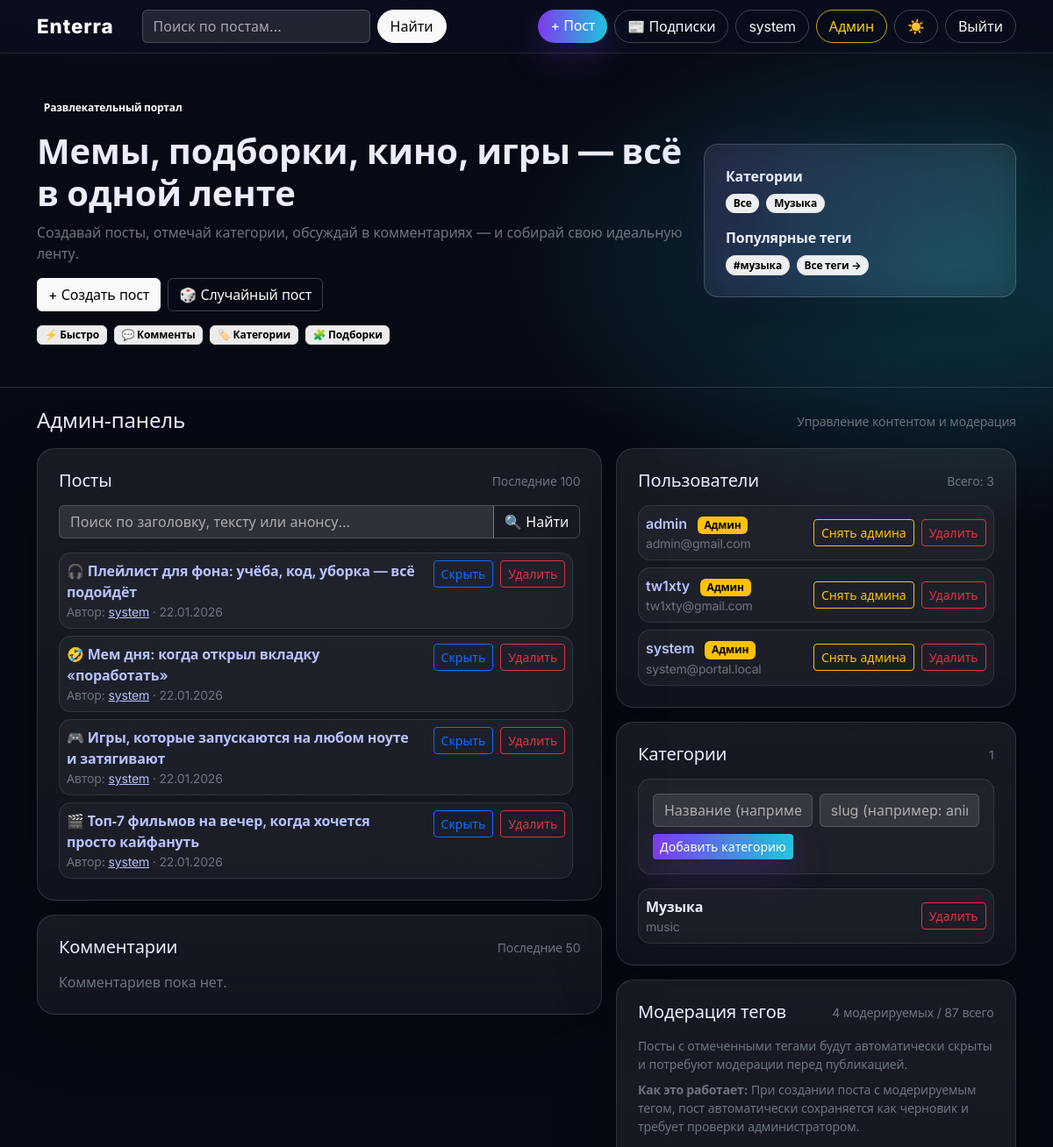
Page /admin (signed in, upper part) on the earlier database version.
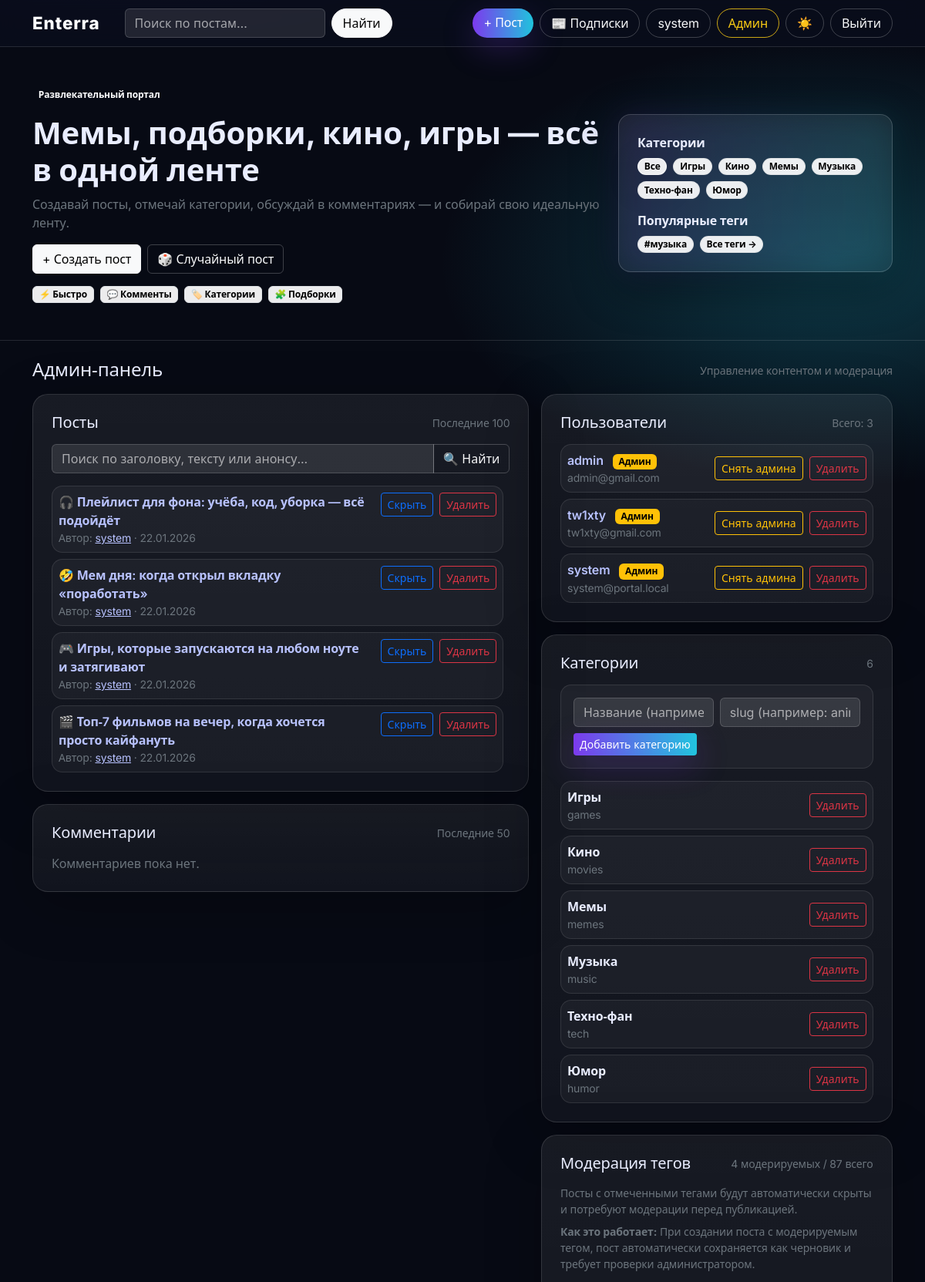
Same page on the later database version.
### portal/models.py (models this page shows, shortened)
class Category(db.Model):
    id = db.Column(db.Integer, primary_key=True)
    slug = db.Column(db.String(64), unique=True, nullable=False, index=True)
    title = db.Column(db.String(64), unique=True, nullable=False)

class Tag(db.Model):
    id = db.Column(db.Integer, primary_key=True)
    name = db.Column(db.String(32), unique=True, nullable=False, index=True)
    slug = db.Column(db.String(32), unique=True, nullable=False, index=True)
    created_at = db.Column(db.DateTime, default=lambda: datetime.now(timezone.utc), nullable=False)

class Post(db.Model):
    id = db.Column(db.Integer, primary_key=True)
    title = db.Column(db.String(140), nullable=False)
    summary = db.Column(db.String(240), nullable=True)
    body = db.Column(db.Text, nullable=False)
    cover_emoji = db.Column(db.String(8), nullable=True)
    media_path = db.Column(db.String(255), nullable=True)
    media_type = db.Column(db.String(16), nullable=True)
    is_published = db.Column(db.Boolean, default=True, nullable=False)
    views = db.Column(db.Integer, default=0, nullable=False)  # Счетчик просмотров
    created_at = db.Column(db.DateTime, default=lambda: datetime.now(timezone.utc), nullable=False, index=True)
    updated_at = db.Column(db.DateTime, default=lambda: datetime.now(timezone.utc), nullable=False)
    author_id = db.Column(db.Integer, db.ForeignKey("user.id"), nullable=False, index=True)
    categories = db.relationship("Category", secondary=post_categories, lazy="subquery")
    tags = db.relationship("Tag", secondary=post_tags, lazy="subquery")
    comments = db.relationship("Comment", backref="post", lazy=True, cascade="all, delete-orphan")
    likes = db.relationship("PostLike", backref="post", lazy=True, cascade="all, delete-orphan")
    tracks = db.relationship("Track", backref="post", lazy=True, cascade="all, delete-orphan", order_by="Track.order")

class User(db.Model, UserMixin):
    id = db.Column(db.Integer, primary_key=True)
    username = db.Column(db.String(32), unique=True, nullable=False, index=True)
    email = db.Column(db.String(255), unique=True, nullable=False, index=True)
    password_hash = db.Column(db.String(255), nullable=False)
    is_admin = db.Column(db.Boolean, default=False, nullable=False)
    created_at = db.Column(db.DateTime, default=lambda: datetime.now(timezone.utc), nullable=False)
    avatar_path = db.Column(db.String(255), nullable=True)
    bio = db.Column(db.String(500), nullable=True)
    is_private = db.Column(db.Boolean, default=False, nullable=False)
    theme_preference = db.Column(db.String(16), default="dark", nullable=False)  # dark, light, auto
    posts = db.relationship("Post", backref="author", lazy=True, cascade="all, delete-orphan")
    comments = db.relationship("Comment", backref="author", lazy=True, cascade="all, delete-orphan")
    likes = db.relationship("PostLike", backref="user", lazy=True, cascade="all, delete-orphan")
    achievements = db.relationship("UserAchievement", backref="user", lazy=True, cascade="all, delete-orphan")
    quiz_results = db.relationship("QuizResult", backref="user", lazy=True, cascade="all, delete-orphan")
    following = db.relationship(
        "Follow",
        foreign_keys="Follow.follower_id",
        backref="follower",
        lazy="dynamic",
        cascade="all, delete-orphan",
    )
    followers = db.relationship(
        "Follow",
        foreign_keys="Follow.followed_id",
        backref="followed",
        lazy="dynamic",
        cascade="all, delete-orphan",
    )

### portal/routes.py (the view, shortened to what this page needs)
@bp.get("/admin")
@login_required
@admin_required
def admin():
    post_search = request.args.get("post_search", "").strip()
    posts_query = Post.query
    posts = posts_query.order_by(Post.created_at.desc()).limit(100).all()
    users = User.query.order_by(User.created_at.desc()).all()
    users_dict = {u.id: u for u in users}
    categories = Category.query.order_by(Category.title.asc()).all()
    comments = Comment.query.order_by(Comment.created_at.desc()).limit(50).all()
    category_form = CategoryForm()
    auto_settings = ModerationSettings.query.first()
    auto_enabled = not auto_settings or bool(auto_settings.auto_enabled)
    moderation_logs = (
        ModerationLog.query.order_by(ModerationLog.created_at.desc())
        .limit(50)
        .all()
    )
    all_tags = Tag.query.order_by(Tag.name.asc()).all()
    moderated_tag_ids = {mt.tag_id for mt in ModeratedTag.query.all()}
    return render_template(
        "admin.html",
        posts=posts,
        users=users,
        users_dict=users_dict,
        categories=categories,
        comments=comments,
        category_form=category_form,
        bad_words_sorted=sorted(BAD_WORDS),
        auto_enabled=auto_enabled,
        moderation_logs=moderation_logs,
        all_tags=all_tags,
        moderated_tag_ids=moderated_tag_ids,
        post_search=post_search,
    )

### portal/forms.py
class CategoryForm(FlaskForm):
    title = StringField("Название", validators=[DataRequired(), Length(min=2, max=64)])
    slug = StringField("Slug", validators=[DataRequired(), Length(min=2, max=64)])

class SearchForm(FlaskForm):
    q = StringField("Поиск", validators=[DataRequired(), Length(min=1, max=80)])

### portal/models.py (called while the page is built)
@login_manager.user_loader
def load_user(user_id: str):
    return db.session.get(User, int(user_id))

### portal/routes.py (called while the page is built)
def admin_required(view):
    @wraps(view)
    def wrapped(*args, **kwargs):
        if not current_user.is_authenticated or not current_user.is_admin:
            flash("Нужны права администратора.", "warning")
            return redirect(url_for("main.index"))
        return view(*args, **kwargs)
    return wrapped

### portal/templates/admin.html (shortened to what the changed rows need)
{% extends "base.html" %}
{% block content %}
  <div class="mt-4">
    <div class="row g-3">
      <div class="col-lg-7">
        <div class="portal-panel p-3 p-lg-4">
          <div class="d-flex flex-column gap-2" style="max-height: 600px; overflow-y: auto; padding-right: 0.5rem;">
            {% for p in posts %}
              <div class="portal-admin-row p-2">
                <div class="d-flex justify-content-between gap-2">
                  <div class="me-2 flex-grow-1 min-w-0">
                    <div class="fw-semibold">
                      <a href="{{ url_for('main.post_detail', post_id=p.id) }}" class="text-decoration-none">{{ p.cover_emoji or "✨" }} {{ p.title }}</a>
                    </div>
                    <div class="text-secondary small">
                      Автор: <a href="{{ url_for('main.profile', username=p.author.username) }}">{{ p.author.username }}</a>
                      · {{ p.created_at.strftime("%d.%m.%Y") }}
                    </div>
                  </div>
                  <div class="d-flex gap-2 flex-shrink-0">
                    <form method="post" action="{{ url_for('main.admin_toggle_post', post_id=p.id) }}">
                      <button class="btn btn-sm btn-outline-primary" type="submit">
                        {% if p.is_published %}Скрыть{% else %}Показать{% endif %}
                      </button>
                    </form>
                    <form method="post" action="{{ url_for('main.admin_delete_post', post_id=p.id) }}" onsubmit="return confirm('Удалить пост?');">
                      <button class="btn btn-sm btn-outline-danger" type="submit">Удалить</button>
                    </form>
                  </div>
                </div>
              </div>
            {% endfor %}
          </div>
        </div>
      </div>
      <div class="col-lg-5">
        <div class="portal-panel p-3 p-lg-4">
          <div class="d-flex flex-column gap-2">
            {% for u in users %}
              <div class="portal-admin-row p-2">
                <div class="d-flex justify-content-between align-items-center gap-2">
                  <div>
                    <div class="fw-semibold">
                      <a href="{{ url_for('main.profile', username=u.username) }}" class="text-decoration-none">{{ u.username }}</a>
                      {% if u.is_admin %}<span class="badge text-bg-warning ms-2">Админ</span>{% endif %}
                    </div>
                    <div class="text-secondary small">{{ u.email }}</div>
                  </div>
                  <div class="d-flex gap-2">
                    <form method="post" action="{{ url_for('main.admin_toggle_user', user_id=u.id) }}">
                      <button class="btn btn-sm btn-outline-warning" type="submit">
                        {% if u.is_admin %}Снять админа{% else %}Сделать админом{% endif %}
                      </button>
                    </form>
                    <form method="post" action="{{ url_for('main.admin_delete_user', user_id=u.id) }}" onsubmit="return confirm('Удалить пользователя и весь его контент?');">
                      <button class="btn btn-sm btn-outline-danger" type="submit">Удалить</button>
                    </form>
                  </div>
                </div>
              </div>
            {% endfor %}
          </div>
        </div>
        <div class="portal-panel p-3 p-lg-4 mt-3">
          <div class="d-flex justify-content-between align-items-center mb-3">
            <div class="h5 mb-0">Категории</div>
            <div class="text-secondary small">{{ categories|length }}</div>
          </div>
          <div class="d-flex flex-column gap-2">
            {% for cat in categories %}
              <div class="portal-admin-row p-2">
                <div class="d-flex justify-content-between align-items-center gap-2">
                  <div>
                    <div class="fw-semibold">{{ cat.title }}</div>
                    <div class="text-secondary small">{{ cat.slug }}</div>
                  </div>
                  <form method="post" action="{{ url_for('main.admin_delete_category', category_id=cat.id) }}" onsubmit="return confirm('Удалить категорию? Она будет отвязана от постов.');">
                    <button class="btn btn-sm btn-outline-danger" type="submit">Удалить</button>
                  </form>
                </div>
              </div>
            {% endfor %}
          </div>
        </div>
      </div>
    </div>
  </div>
{% endblock %}

### portal/templates/base.html (shortened to what the changed rows need)
<!doctype html>
<html lang="ru">
  <head>
    <link href="https://cdn.jsdelivr.net/npm/bootstrap@5.3.3/dist/css/bootstrap.min.css" rel="stylesheet">
    <link rel="stylesheet" href="{{ url_for('static', filename='css/app.css') }}">
  </head>
  <body>
    <nav class="navbar navbar-expand-lg navbar-dark sticky-top portal-nav">
      <div class="container">
        <div class="collapse navbar-collapse" id="nav">
          <div class="d-flex gap-2 mt-3 mt-lg-0">
            {% if current_user.is_authenticated %}
              <a class="btn btn-primary" href="{{ url_for('main.post_new') }}">+ Пост</a>
              <a class="btn btn-outline-light" href="{{ url_for('main.following_feed') }}">📰 Подписки</a>
              <a class="btn btn-outline-light" href="{{ url_for('main.profile', username=current_user.username) }}">{{ current_user.username }}</a>
              {% if current_user.is_admin %}
                <a class="btn btn-outline-warning" href="{{ url_for('main.admin') }}">Админ</a>
              {% endif %}
              <form method="post" action="{{ url_for('main.toggle_theme') }}" class="d-inline">
                <button class="btn btn-outline-light" type="submit" title="Переключить тему">
                  {% if current_user.theme_preference == 'light' %}🌙{% else %}☀️{% endif %}
                </button>
              </form>
              <form method="post" action="{{ url_for('main.logout') }}">
                <button class="btn btn-outline-light" type="submit">Выйти</button>
              </form>
            {% else %}
              <a class="btn btn-outline-light" href="{{ url_for('main.login') }}">Войти</a>
              <a class="btn btn-light" href="{{ url_for('main.register') }}">Регистрация</a>
            {% endif %}
          </div>
        </div>
      </div>
    </nav>
    <header class="portal-hero">
      <div class="container py-4 py-lg-5">
        <div class="row align-items-center g-4">
          <div class="col-lg-8">
            <h1 class="display-6 fw-bold mb-2">Мемы, подборки, кино, игры — всё в одной ленте</h1>
          </div>
          <div class="col-lg-4">
            <div class="portal-cats portal-glow p-3 p-lg-4">
              <div class="d-flex flex-wrap gap-2">
                <a class="badge rounded-pill text-bg-light portal-pill {% if not active_category %}active{% endif %}" href="{{ url_for('main.index') }}">Все</a>
                {% for c in all_categories %}
                  <a class="badge rounded-pill text-bg-light portal-pill {% if active_category == c.slug %}active{% endif %}" href="{{ url_for('main.index', category=c.slug) }}">{{ c.title }}</a>
                {% endfor %}
              </div>
              {% if popular_tags %}
                <div class="d-flex flex-wrap gap-2">
                  {% for tag in popular_tags[:10] %}
                    <a class="badge rounded-pill text-bg-light portal-pill" href="{{ url_for('main.index', tag=tag.slug) }}">#{{ tag.name }}</a>
                  {% endfor %}
                  <a class="badge rounded-pill text-bg-light portal-pill" href="{{ url_for('main.tags_cloud') }}">Все теги →</a>
                </div>
              {% endif %}
            </div>
          </div>
        </div>
      </div>
    </header>
    <main class="container pb-5">
      {% block content %}{% endblock %}
    </main>
  </body>
</html>

Differences in the rows shown:
added Category: title "Игры", slug "games"
added Category: title "Кино", slug "movies"
added Category: title "Мемы", slug "memes"
added Category: title "Техно‑фан", slug "tech"
added Category: title "Юмор", slug "humor"
Other differences:
{{ categories|length }}: "1" → "6"
